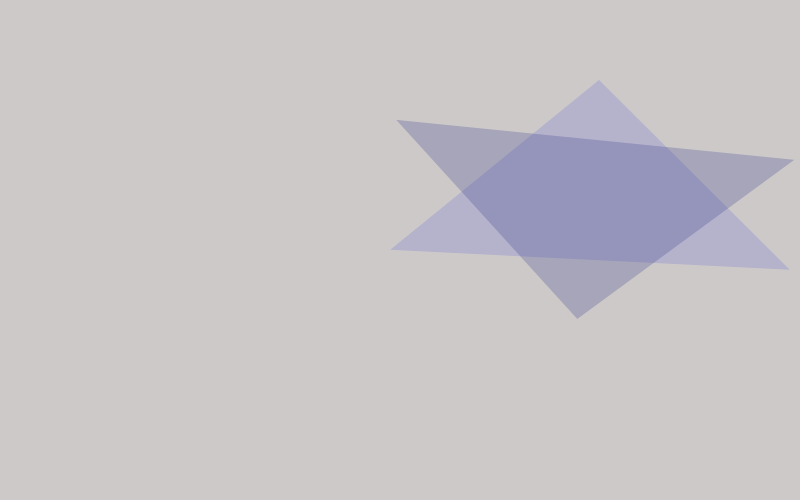
Frame 1 (no input)
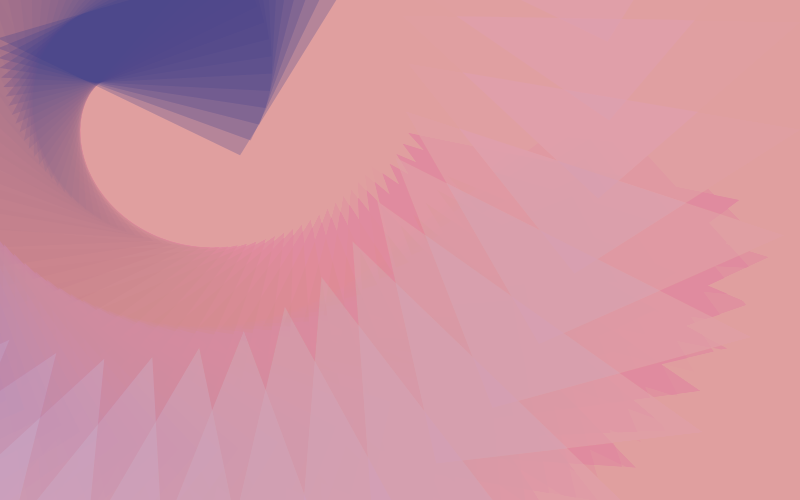
Frame 60 (the mouse pressed at the canvas centre just before this capture)
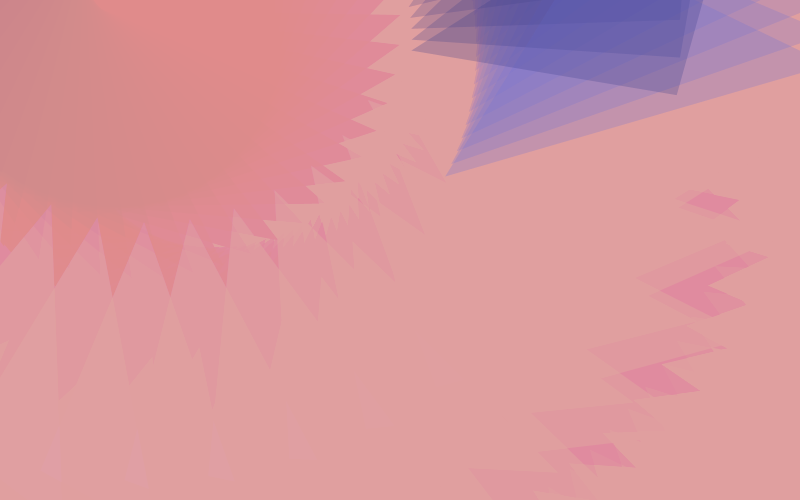
Frame 120 (the mouse held since frame 60 and released just before this capture)

The Processing sketch that drew these frames (run headless with seeded random() and noise(); from frame 60 on, the mouse is pressed at the canvas centre):

// Processing sketch: processing_165800
// ── processing_165800.pde

 float angle = 0.0;
 
 void setup (){
   size (800, 500);
   smooth ();
   noStroke ();
   
 }
 
 void draw (){
  fill (242, 147, 155, 12);
  rect (0, 0, width, height);
  translate (200, 50);
   angle = angle + .05;
   rotate (angle);
   fill (109, 113, 211, 65);
   triangle (400, 10, 200, 190, 600, 190);;
   translate (200, 50);
   rotate (angle);
   fill (55, 58, 137, 65);
   triangle (0, 10, 200, 190, 400, 10);
   translate (200, 50);
   rotate (angle);
   fill (189, 191, 240, 65);
   triangle (400, 10, 600, 190, 800, 10);
 }
 
